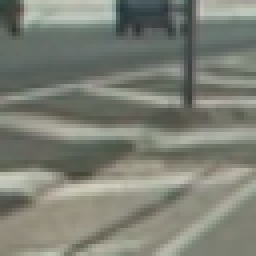
#> input picture non-vehicles/GTI/image1005.png, 64 x 64 px (shown 4 times larger); its folder holds only this picture in this run
$ python -i lanes.py   (imports and definitions only)   (older library calls are emulated)
#> lines starting #> are read from the running program, lines starting #| are printed output that depends on the picture
#> further down, picture is the input picture: shape (64, 64, 3); mean B, G, R 117.6, 128.2, 125.2
#> (reads lanesdetection/camcalibration.pkl from the repository)
#> in undistort, `return cv2.undistort(img, mtx, dist, None, mtx)`: returned value: shape (64, 64, 3); every value is 0
import os
import cv2
import glob
import pickle
import numpy as np
import matplotlib.pyplot as plt
import matplotlib.image as mpimg

# [39 lines left out: functions store_image, calibrate_camera, not called in this run]

# Edit this function to create your own pipeline.
def pipeline(img, s_thresh=(150, 255), sx_thresh=(20, 200),l_thresh=(50,255)):
#> called with s_thresh = (150, 255), sx_thresh = (20, 200), l_thresh = (50, 255)
    img = np.copy(img)

    # Convert to HLS color space and separate the V channel
    hls = cv2.cvtColor(img, cv2.COLOR_RGB2HLS).astype(np.float)
#> hls: shape (64, 64, 3) float64; every value is 0
    l_channel = hls[:,:,1]
#> l_channel: shape (64, 64) float64; every value is 0
    s_channel = hls[:,:,2]
    # Sobel x
    sobelx = cv2.Sobel(l_channel, cv2.CV_64F, 1, 0) # Take the derivative in x
    abs_sobelx = np.absolute(sobelx) # Absolute x derivative to accentuate lines away from horizontal
    scaled_sobel = np.uint8(255*abs_sobelx/np.max(abs_sobelx))
#> scaled_sobel: shape (64, 64); every value is 0

    # Threshold x gradient
    sxbinary = np.zeros_like(scaled_sobel)
    sxbinary[(scaled_sobel >= sx_thresh[0]) & (scaled_sobel <= sx_thresh[1])] = 1

    # Threshold saturation channel
    s_binary = np.zeros_like(s_channel)
    s_binary[(s_channel >= s_thresh[0]) & (s_channel <= s_thresh[1])] = 1

    # Threshold lightness
    l_binary = np.zeros_like(l_channel)
    l_binary[(l_channel >= l_thresh[0]) & (l_channel <= l_thresh[1])] = 1

    combined_binary = np.zeros_like(sxbinary)
    combined_binary[((l_binary == 1) & (s_binary == 1) | (sxbinary==1))] = 1
    return  combined_binary

def warp(img,src2dst=True):
#> called with src2dst = True
    img_size = (img.shape[1], img.shape[0])
#> img_size = (64, 64)
    src = np.float32([[585, 460],[203, 720],[1127, 720],[695, 460]])
    dst = np.float32([[320, 0],[320, 720],[960, 720],[960, 0]])
    #print(src, dst)

    if src2dst:
        M = cv2.getPerspectiveTransform(src, dst)
    else:
        M = cv2.getPerspectiveTransform(dst,src)
    warped = cv2.warpPerspective(img, M, img_size , flags=cv2.INTER_LINEAR)
    return warped

def undistort(img, mtx, dist):
    return cv2.undistort(img, mtx, dist, None, mtx)

def draw_lines(img, vertices):
    pts= np.int32([vertices])
    cv2.polylines(img, pts, True, (255,0,0),5)

def preprocess_img(img, mtx, dist):
    undist_img = undistort(img, mtx, dist)
    binary_image = pipeline(undist_img)
    transformed = warp(binary_image)
    return transformed

def detect_start(binary_warped, LL, RL, fname=None):
    # Assuming you have created a warped binary image called "binary_warped"
    # Take a histogram of the bottom half of the image
    histogram = np.sum(binary_warped[int(binary_warped.shape[0]/2):,:], axis=0)
#> histogram = 64 values from 0 to 0

    # Create an output image to draw on and  visualize the result
    out_img = np.dstack((binary_warped, binary_warped, binary_warped))*255
    # Find the peak of the left and right halves of the histogram
    # These will be the starting point for the left and right lines
    midpoint = np.int(histogram.shape[0]/2)
#> midpoint = 32
    leftx_base = np.argmax(histogram[:midpoint])
#> leftx_base = 0
    rightx_base = np.argmax(histogram[midpoint:]) + midpoint
#> rightx_base = 32

    # Choose the number of sliding windows
    nwindows = 9
    # Set height of windows
    window_height = np.int(binary_warped.shape[0]/nwindows)
#> window_height = 7
    # Identify the x and y positions of all nonzero pixels in the image
    nonzero = binary_warped.nonzero()
#> nonzero = (empty array, empty array)
    nonzeroy = np.array(nonzero[0])
#> nonzeroy = empty array
    nonzerox = np.array(nonzero[1])
#> nonzerox = empty array
    # Current positions to be updated for each window
    leftx_current = leftx_base
#> leftx_current = 0
    rightx_current = rightx_base
#> rightx_current = 32
    # Set the width of the windows +/- margin
    margin = 100
    # Set minimum number of pixels found to recenter window
    minpix = 50
    # Create empty lists to receive left and right lane pixel indices
    left_lane_inds = []
    right_lane_inds = []

    # Step through the windows one by one
    for window in range(nwindows):
        # Identify window boundaries in x and y (and right and left)
        win_y_low = binary_warped.shape[0] - (window+1)*window_height
        win_y_high = binary_warped.shape[0] - window*window_height
        win_xleft_low = leftx_current - margin
        win_xleft_high = leftx_current + margin
        win_xright_low = rightx_current - margin
        win_xright_high = rightx_current + margin
        # Draw the windows on the visualization image
        cv2.rectangle(out_img,(win_xleft_low,win_y_low),(win_xleft_high,win_y_high),(0,255,0), 2)
        cv2.rectangle(out_img,(win_xright_low,win_y_low),(win_xright_high,win_y_high),(0,255,0), 2)
        # Identify the nonzero pixels in x and y within the window
        good_left_inds = ((nonzeroy >= win_y_low) & (nonzeroy < win_y_high) & (nonzerox >= win_xleft_low) & (nonzerox < win_xleft_high)).nonzero()[0]
        good_right_inds = ((nonzeroy >= win_y_low) & (nonzeroy < win_y_high) & (nonzerox >= win_xright_low) & (nonzerox < win_xright_high)).nonzero()[0]
        # Append these indices to the lists
        left_lane_inds.append(good_left_inds)
        right_lane_inds.append(good_right_inds)
        # If you found > minpix pixels, recenter next window on their mean position
        if len(good_left_inds) > minpix:
            leftx_current = np.int(np.mean(nonzerox[good_left_inds]))
        if len(good_right_inds) > minpix:
            rightx_current = np.int(np.mean(nonzerox[good_right_inds]))
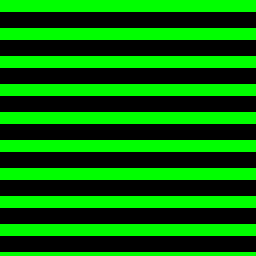
#> out_img: shape (64, 64, 3) (shown 4 times larger); mean of channels 0, 1, 2 0, 111.6, 0; drawn as B, G, R
#> after the loop, left_lane_inds = [empty array, empty array, empty array, empty array, empty array, empty array, empty array, empty array, empty array]; right_lane_inds has the same summary as left_lane_inds

    # Concatenate the arrays of indices
    left_lane_inds = np.concatenate(left_lane_inds)
#> left_lane_inds = empty array
    right_lane_inds = np.concatenate(right_lane_inds)
#> right_lane_inds = empty array

    # Extract left and right line pixel positions
    leftx = nonzerox[left_lane_inds]
#> leftx = empty array
    lefty = nonzeroy[left_lane_inds]
#> lefty = empty array
    rightx = nonzerox[right_lane_inds]
#> rightx = empty array
    righty = nonzeroy[right_lane_inds]
#> righty = empty array

    # Fit a second order polynomial to each
#> (the run stopped early here; a loop or call above may not have finished)
